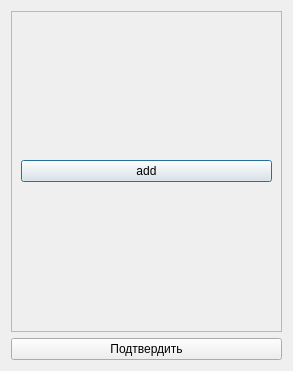
<?xml version="1.0" encoding="UTF-8"?>
<ui version="4.0">
 <class>categoriesWin</class>
 <widget class="QDialog" name="categoriesWin">
  <property name="geometry">
   <rect>
    <x>0</x>
    <y>0</y>
    <width>293</width>
    <height>371</height>
   </rect>
  </property>
  <property name="windowTitle">
   <string>Dialog</string>
  </property>
  <layout class="QVBoxLayout" name="verticalLayout">
   <item>
    <widget class="QScrollArea" name="scrollArea">
     <property name="widgetResizable">
      <bool>true</bool>
     </property>
     <widget class="QWidget" name="scrollAreaWidgetContents">
      <property name="geometry">
       <rect>
        <x>0</x>
        <y>0</y>
        <width>269</width>
        <height>315</height>
       </rect>
      </property>
      <layout class="QVBoxLayout" name="verticalLayout_3">
       <item>
        <layout class="QVBoxLayout" name="verticalLayout_2"/>
       </item>
       <item>
        <widget class="QPushButton" name="pushButton_2">
         <property name="text">
          <string>add</string>
         </property>
        </widget>
       </item>
      </layout>
     </widget>
    </widget>
   </item>
   <item>
    <widget class="QPushButton" name="pushButton_exitCateg">
     <property name="text">
      <string>Подтвердить</string>
     </property>
    </widget>
   </item>
  </layout>
 </widget>
 <resources/>
 <connections/>
</ui>
